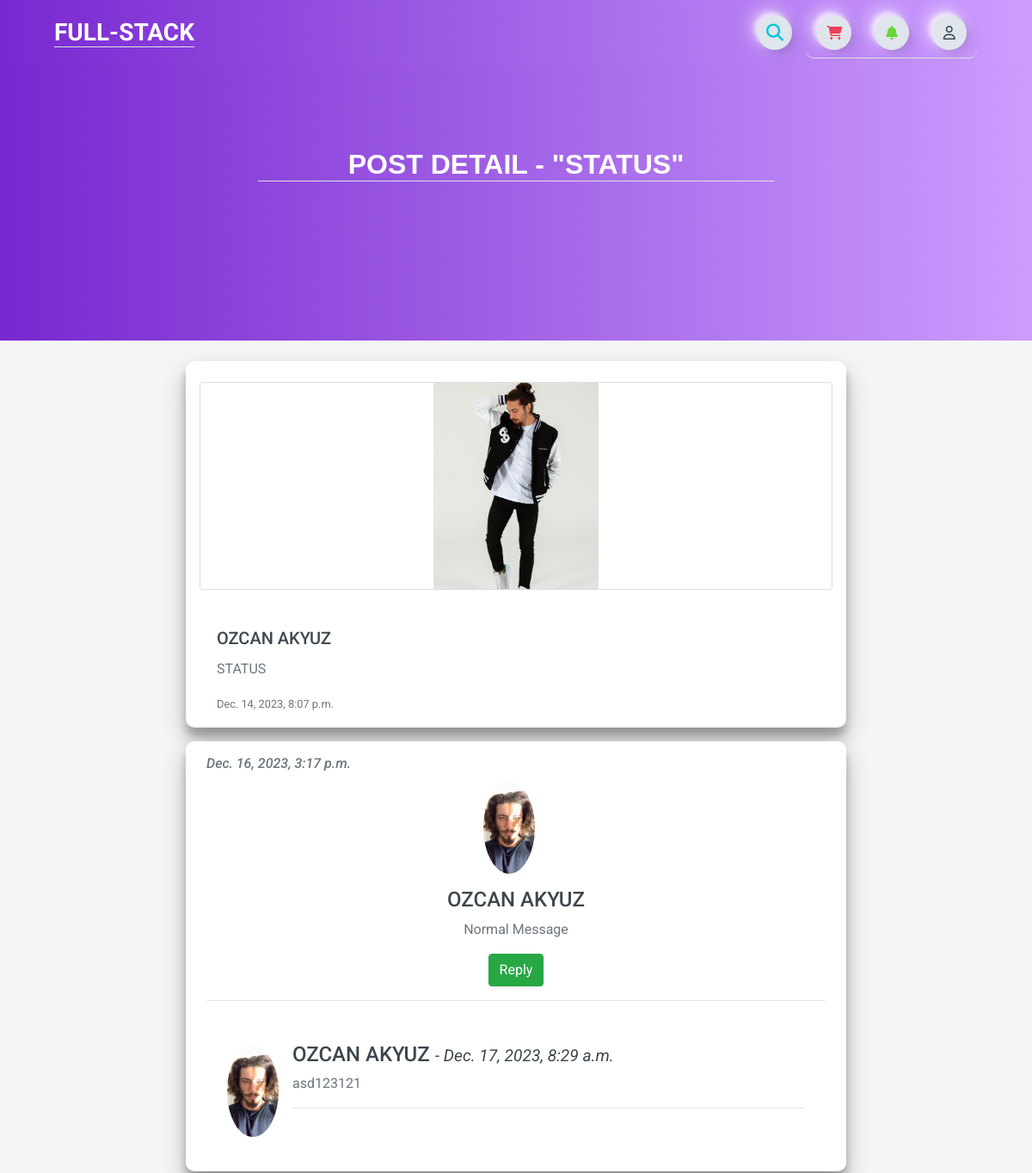
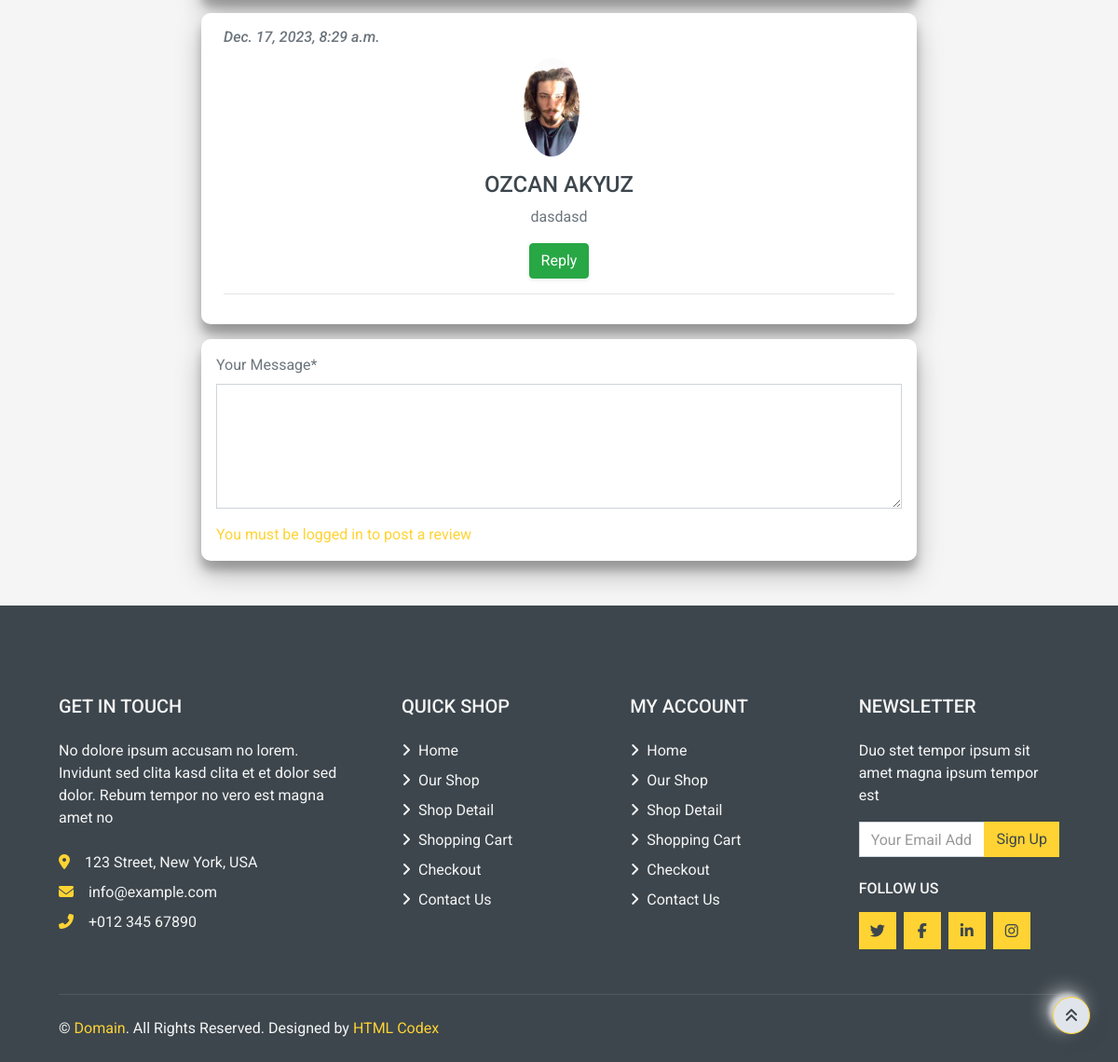
Page /post_detail/16 on the committed database (2 pictures, top to bottom).
### home/models.py (models this page shows, shortened)
class Post(models.Model):
    STATUS = ( (True, 'Ok'),(False, 'No') )
    user = models.ForeignKey(User, on_delete=models.CASCADE)
    title = models.CharField(max_length=200)
    content = models.TextField()
    create_at = models.DateTimeField(auto_now_add=True)
    status = models.BooleanField(choices=STATUS, default=False)
    image = models.ImageField(upload_to='images/')
    id = models.AutoField(primary_key=True)
    def image_tag(self):
        if self.image:
            return mark_safe('<img src="%s" width="50" height="50" />' % self.image.url)
        return None
    image_tag.short_description = 'Image Preview'

class Comment(models.Model):
    STATUS = (('New', 'New'),('True', 'True'),('False', 'False'),)
    post=models.ForeignKey(Post,on_delete=models.CASCADE)
    user = models.ForeignKey(User, on_delete=models.CASCADE)
    comment = models.CharField(max_length=250,blank=True)
    ip = models.CharField(max_length=20, blank=True)
    status=models.CharField(max_length=10,choices=STATUS, default='New')
    create_at=models.DateTimeField(auto_now_add=True)
    update_at=models.DateTimeField(auto_now=True)

class UserProfile(models.Model):
    user = models.OneToOneField(User, on_delete=models.CASCADE)
    phone = models.CharField(blank=True, max_length=20)
    address = models.CharField(blank=True, max_length=150)
    city = models.CharField(blank=True, max_length=20)
    country = models.CharField(blank=True, max_length=50)
    image = models.ImageField(blank=True, upload_to='images/users/')
    def image_tag(self):
        return mark_safe('<img src="{}" height="50"/>'.format(self.image.url))
    image_tag.short_description = 'Image'

class ReplyComment(models.Model):
    STATUS = (('New', 'New'),('True', 'True'),('False', 'False'),)
    comment=models.ForeignKey(Comment,on_delete=models.CASCADE)
    user = models.ForeignKey(User, on_delete=models.CASCADE, null=True)
    repcomment = models.CharField(max_length=250,blank=False)
    ip = models.CharField(max_length=20, blank=True)
    status=models.CharField(max_length=10,choices=STATUS, default='New')
    create_at = models.DateTimeField(auto_now_add=True)
    update_at=models.DateTimeField(auto_now=True)

### home/views.py (the view)
# urls.py: path('post_detail/<int:id>',views.post_detail, name= 'post_detail'),
def post_detail(request, id):
    if request.user.is_authenticated:
        current_user = request.user
        profile = UserProfile.objects.get(user_id = current_user.pk)
        comments = Comment.objects.filter(post_id=id, status=True)
        repcomments = ReplyComment.objects.all() # comment_id=id, status=True
        post_detail = Post.objects.get(pk=id)
        context = {'post_detail': post_detail,
                    'comments': comments,
                    'repcomments': repcomments,
                    'profile': profile,}
        return render(request, 'post_detail.html', context)
    else:
        comments = Comment.objects.filter(post_id=id, status=True)
        repcomments = ReplyComment.objects.filter(comment_id=id) #, status=True
        post_detail = Post.objects.get(pk=id)
        context = {'post_detail': post_detail,
                   'comments': comments,
                   'repcomments': repcomments,
                   'page': 'POST DETAIL',}
        return render(request, 'post_detail.html', context)

### home/templates/post_detail.html (shortened to what this page needs)
{% extends "base.html" %}
{% load static %}
{% block body %}
<header class="mb-4">
    <div class="header m-auto">
        <div class="container" style="position: relative;">
            <h2 class="text-light px-2 m-auto border-bottom" id="navbar-text">POST DETAIL - "{{ post_detail.title }}"</h2>
        </div>
    </div>
</header>
<div class="containerlog m-auto px-3" id="containerdetail">
    <div class="card align-items-center rounded my-4">
        {% if post_detail.image %}
        <img src="{{ post_detail.image.url }}" class="card-img-top" alt="...">
        {% else %}
        <img src="" class="card-img-top py-4 w-75" alt="NO PHOTO!!">
        {% endif %}
    </div>
    <div class="card-body w-100 pb-3">
        <h5 class="card-title">{{ post_detail.user.get_full_name }}</h5>
        <p class="card-text">{{ post_detail.title }}</p>
        <p class="card-text"><small class="text-muted">{{ post_detail.create_at }}</small></p>
    </div>
</div>
{% for comment in comments %}
<div class="containerlog m-auto px-4 py-3" style="margin-top: 1rem !important;" >
    <div class="media-body">
            <h6 class="text-muted"><i>{{ comment.create_at }}</i></h6>
        <div class="media-body d-flex flex-column align-items-center">
            <img src="{{ comment.user.userprofile.image.url }}" alt="Image" class="mr-3 mt-1 rounded-circle mb-3" style="width:60px;">
            <h4>{{ comment.user.get_full_name }}</h4>
            <p>{{ comment.comment }}</p>
            <div class="media-text">
                <a type="text" data-toggle="collapse" data-target="#reply{{comment.id}}" class="btn btn-success rounded shadow-sm " href="">Reply</a><br>
            </div>
        </div>
        <hr>
        {% for repcomment in comment.replycomment_set.all %}
            <div class="media bg-light mt-4 p-4 rounded">
                <img src="{{ repcomment.user.userprofile.image.url }}" alt="Image" class="mr-3 mt-1 rounded-circle" style="width:60px;">
                <div class="media-body">
                    <h4>{{ repcomment.user.get_full_name }} <small> - <i>{{ repcomment.create_at }}</i></small></h4>
                    <p>{{ repcomment.repcomment }}</p>
                <hr>
                </div>
            </div>
        {% endfor %}
    </div>
</div>
{% endfor %}
<div class="containerlog m-auto p-3" style="margin-top: 1rem !important;">
    <form action="/addcomment/{{ post_detail.id }}" method="POST">
        <div class="form-group">
            <label for="message">Your Message*</label>
            <textarea id="message" cols="30" rows="5" name="comment" class="form-control"></textarea>
        </div>
        <div class="form-group mb-0">
        {% if user.id is not None %}
            <input type="submit" value="Leave Your Review" class="btn btn-outline-success px-3 mt-2 rounded shadow-sm float-right">
        {% else %}
            <a href="#" type="button" data-toggle="modal" data-target="#containerlog">You must be logged in to post a review</a>
        {% endif %}
        </div>
    </form>
</div>
{% endblock %}

### home/static/css/main.css (style rules this page uses)
.header { background: rgb(106, 17, 203); background: -webkit-linear-gradient(to right, rgba(106, 17, 203, 0.9), rgba(199, 147, 255, 0.9));; background: linear-gradient(to right, rgba(106, 17, 203, 0.9), rgba(199, 147, 255, 0.9));; height: 40vh; }
div > img { max-width: 12rem; }
#navbar-text { align-items: center; text-align: center; font-family: 'Quicksand', sans-serif; top: 6rem; position: relative; margin: auto; max-width: 54%; }
.containerlog { background-color: #fff; border-radius: 10px; box-shadow: 0 14px 28px rgba(0,0,0,0.25), 0 10px 10px rgba(0,0,0,0.22); top: 15%; left: 25%; overflow: hidden; width: 768px; max-width: 100%; max-height: 520px; }

### rows in the picture
Post: title "STATUS", image (picture), user.get_full_name "OZCAN AKYUZ", create_at "Dec. 14, 2023, 8:07 p.m."
Comment: create_at "Dec. 16, 2023, 3:17 p.m.", user.userprofile.image (picture), user.get_full_name "OZCAN AKYUZ", comment "Normal Message"
ReplyComment: user.userprofile.image (picture), user.get_full_name "OZCAN AKYUZ", create_at "Dec. 17, 2023, 8:29 a.m.", repcomment "asd123121"
Comment: create_at "Dec. 17, 2023, 8:29 a.m.", user.userprofile.image (picture), user.get_full_name "OZCAN AKYUZ", comment "dasdasd"
